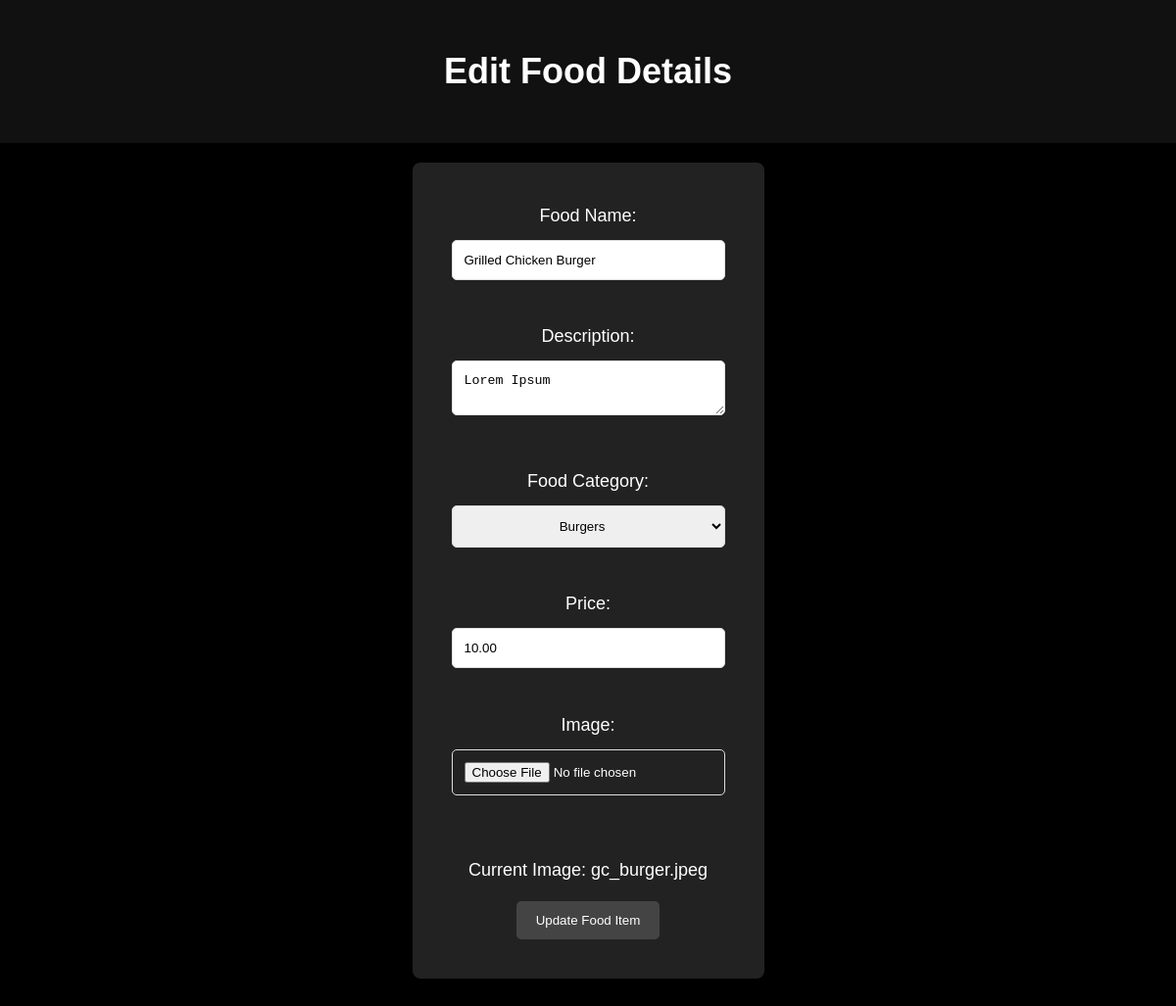
/admin/edit_food.php?id=1 (signed in), run on the app's committed database.
### tables this page shows
CREATE TABLE food(
    fid INT AUTO_INCREMENT NOT NULL PRIMARY KEY,
    fcid INT NOT NULL,
    foodname VARCHAR(100) NOT NULL,
    description TEXT, 
    price DECIMAL(10,2) NOT NULL,
    img VARCHAR(222) NOT NULL,
    FOREIGN KEY (fcid) REFERENCES foodcat(fcid)
);

### admin/edit_food.php (the view, shortened to what this page needs)
<?php
include ('../connection.php');
$foodId = (int) $_GET['id'];
$sql = "SELECT * FROM food WHERE fid = ?";
$stmt = $conn->prepare($sql);
$stmt->bind_param('i', $foodId);
$stmt->execute();
$result = $stmt->get_result();
$food = $result->fetch_assoc();
?>
<!DOCTYPE html>
<html>
<head>
    <link rel="stylesheet" href="admin.css">
</head>
<body>
    <header>
        <h1>Edit Food Details</h1>
    </header>
    <section class="form-wrapper">
        <section class="form-container">
            <form method="POST" action="edit_food.php?id=<?php echo $food['fid']; ?>" enctype="multipart/form-data">
                <label for="foodname">Food Name:</label>
                <input type="text" id="foodname" name="foodname"
                    value="<?php echo htmlspecialchars($food['foodname']); ?>" required><br><br>
                <label for="description">Description:</label>
                <textarea id="description" name="description"
                    required><?php echo htmlspecialchars($food['description']); ?></textarea><br><br>
                <label for="fcid">Food Category:</label>
                <select id="fcid" name="fcid" required>
                    <?php
                    $sql = "SELECT fcid, catname FROM foodcat";
                    $result = $conn->query($sql);
                    if ($result->num_rows > 0) {
                        while ($row = $result->fetch_assoc()) {
                            $selected = ($row['fcid'] == $food['fcid']) ? 'selected' : '';
                            echo "<option value='" . $row['fcid'] . "' " . $selected . ">" . $row['catname'] . "</option>";
                        }
                    } else {
                        echo "<option value=''>No food categories found</option>";
                    }
                    ?>
                </select><br><br>
                <label for="price">Price:</label>
                <input type="number" id="price" name="price" min="0.01" step="0.01"
                    value="<?php echo $food['price']; ?>" required><br><br>
                <label for="image">Image:</label>
                <input type="file" id="image" name="image" accept="image/*"><br><br>
                <p>Current Image:
                    <?php echo $food['img']; ?>
                </p>
                <button type="submit">Update Food Item</button>
            </form>
        </section>
    </section>
</body>
</html>

### admin/admin.css (style rules this page uses)
body { font-family: sans-serif; margin: 0; padding: 0; padding-bottom: 80px; background-color: #000; color: #fff; font-size: 18px; line-height: 1.6; }
header { text-align: center; padding: 20px; background-color: #111; }
header h1 { font-family: Arial; }
.form-wrapper { display: flex; flex-direction: column; align-items: center; justify-content: center; width: 100%; margin: 0 auto; padding-top: 20px; }
.form-container { background-color: #222; padding: 40px; border-radius: 8px; box-shadow: 0 5px 10px rgba(0, 0, 0, 0.3); text-align: center; }
.form-container label { display: block; margin-bottom: 10px; }
.form-container input[type="text"], .form-container input[type="number"], .form-container input[type="file"], .form-container textarea, .form-container select, .form-container input[type="password"] { width: 100%; padding: 12px; border: 1px solid #ddd; border-radius: 5px; margin-bottom: 15px; box-sizing: border-box; }
.form-container select option { text-align: center; font-weight: 50px; font-style: bold; }
.form-container button[type="submit"] { background-color: #444; color: #fff; padding: 12px 20px; border: none; border-radius: 5px; cursor: pointer; transition: background-color 0.3s ease; }
p { display: block; text-align: center; }

### data on the page
food: foodname "Grilled Chicken Burger", description "Lorem Ipsum", price "10.00", img "gc_burger.jpeg"

### other printed values
form field fcid "Burgers"
